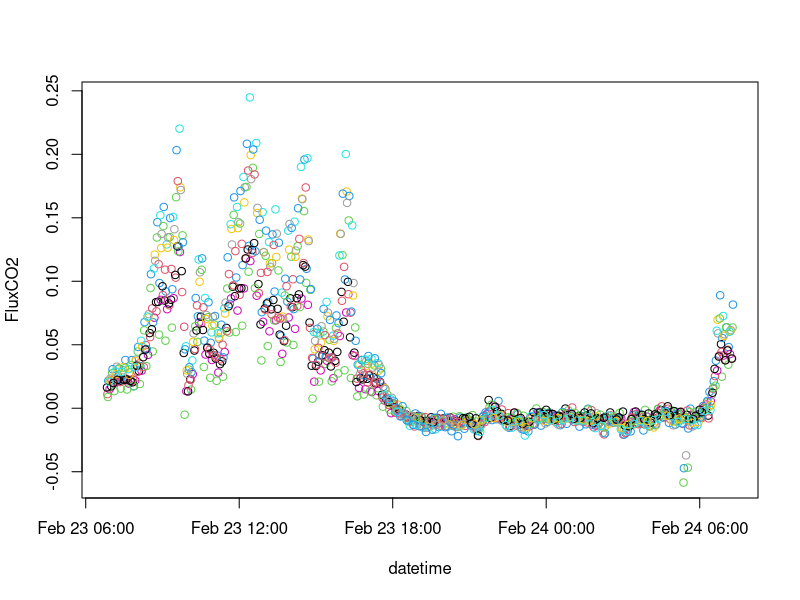

Recreate this plot in R.

# read in chamber fllux data ----------------------------------------------

chamflux <- read.csv("data/chamberflux_15m.csv")
library(lubridate)  
chamflux$date <- as.Date(chamflux$date, tz='Australia/Sydney')
chamflux$datetime <- ymd_hms(chamflux$datetime, tz='Australia/Sydney')
chamflux$id <- paste(chamflux$campaign, chamflux$day, sep="-")

# simple plots ------------------------------------------------------------

chamlist <- ls()

chamlist <- split(chamflux, "id")


plot(FluxCO2 ~ datetime, col=chamber, data=chamflux[chamflux$id == "4-2",])


